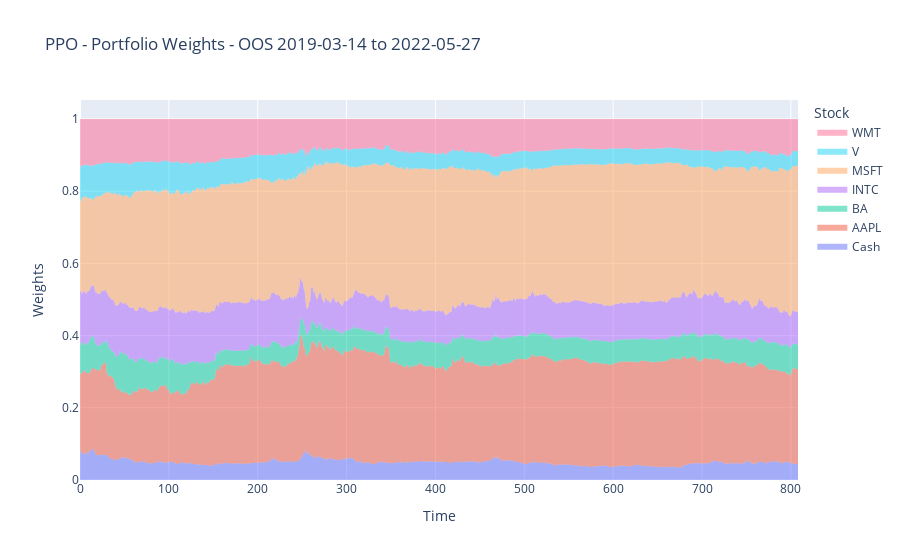

Notebook source saved alongside this figure:
### Code cell
import pandas as pd
import matplotlib.pyplot as plt

# Specify the path to your CSV file
csv_file_path = 'tensor_graph/actions810_2019-2022.csv'

# Read the CSV file into a DataFrame
df = pd.read_csv(csv_file_path)

df = df.rename(columns={old_name: i for i, old_name in enumerate(df.columns)})
print(df)


import plotly.graph_objects as go


# Example data (replace with your actual data)
# Ensure data is available and correct
time = df.index

# Calculate cumulative sums for stacking
cash = df[0]
w1 = cash + df[1]
w2 = w1 + df[2]
w3 = w2 + df[3]
w4 = w3 + df[4]
w5 = w4 + df[5]
w6 = w5 + df[6]


# Create the figure
fig = go.Figure()

# Add each trace with fill specified to stack them

# This should stack up to the total load

fig.add_trace(go.Scatter(x=time, y=cash, fill='tozeroy', mode='none', name='Cash'))
fig.add_trace(go.Scatter(x=time, y=w1, fill='tonexty', mode='none', name='AAPL'))
fig.add_trace(go.Scatter(x=time, y=w2, fill='tonexty', mode='none', name='BA'))
fig.add_trace(go.Scatter(x=time, y=w3, fill='tonexty', mode='none', name='INTC'))
fig.add_trace(go.Scatter(x=time, y=w4, fill='tonexty', mode='none', name='MSFT'))
fig.add_trace(go.Scatter(x=time, y=w5, fill='tonexty', mode='none', name='V'))
fig.add_trace(go.Scatter(x=time, y=w6, fill='tonexty', mode='none', name='WMT'))
# fig.add_trace(go.Scatter(x=time, y=load, fill='tonexty', mode='none', name='load'))



# Customize layout
fig.update_layout(
    title='PPO - Portfolio Weights - OOS 2019-03-14 to 2022-05-27',
    yaxis_title='Weights',
    xaxis_title='Time',
    legend_title='Stock',
    hovermode='x unified'
)

fig.show()

### Figure 1 — Plotly figure (JSON) as saved in the notebook; plotly's stock layout.template omitted (floating-point values rounded to 4 significant figures; data arrays with more than 128 entries replaced by an {"elided": "..."} marker saying what was removed)
{"data": [{"fill": "tozeroy", "mode": "none", "name": "Cash", "type": "scatter", "x": {"elided": "809 int values"}, "y": {"elided": "809 float values"}}, {"fill": "tonexty", "mode": "none", "name": "AAPL", "type": "scatter", "x": {"elided": "809 int values"}, "y": {"elided": "809 float values"}}, {"fill": "tonexty", "mode": "none", "name": "BA", "type": "scatter", "x": {"elided": "809 int values"}, "y": {"elided": "809 float values"}}, {"fill": "tonexty", "mode": "none", "name": "INTC", "type": "scatter", "x": {"elided": "809 int values"}, "y": {"elided": "809 float values"}}, {"fill": "tonexty", "mode": "none", "name": "MSFT", "type": "scatter", "x": {"elided": "809 int values"}, "y": {"elided": "809 float values"}}, {"fill": "tonexty", "mode": "none", "name": "V", "type": "scatter", "x": {"elided": "809 int values"}, "y": {"elided": "809 float values"}}, {"fill": "tonexty", "mode": "none", "name": "WMT", "type": "scatter", "x": {"elided": "809 int values"}, "y": {"elided": "809 float values"}}], "layout": {"hovermode": "x unified", "legend": {"title": {"text": "Stock"}}, "title": {"text": "PPO - Portfolio Weights - OOS 2019-03-14 to 2022-05-27"}, "xaxis": {"title": {"text": "Time"}}, "yaxis": {"title": {"text": "Weights"}}}}
